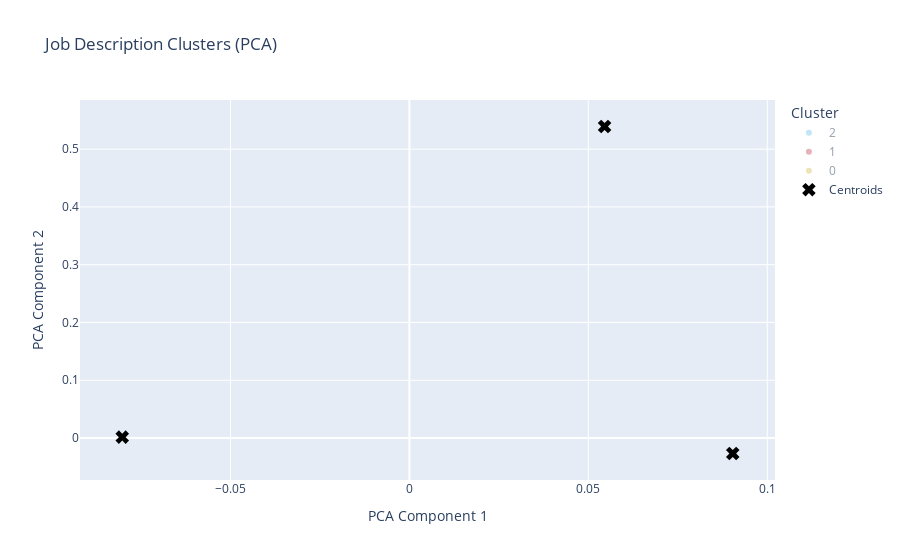

The code cell stored with this chart in its notebook:
### Markdown cell above
## Analyze and Visualize Clusters

### Code cell
import plotly.graph_objects as go 

# Visualize clusters using PCA
pca = PCA(n_components=2)
principal_components = pca.fit_transform(X.toarray())

# Create a DataFrame with the PCA results and cluster labels
pca_df = pd.DataFrame(principal_components, columns=['PCA1', 'PCA2'])
pca_df['cluster'] = df['cluster'].astype(str)  # Convert to string for better color handling

# Get the coordinates of the centroids in the PCA space
centroids = kmeans.cluster_centers_
centroids_pca = pca.transform(centroids)

# Create an interactive Plotly scatter plot with centroids
fig = px.scatter(
    pca_df, 
    x='PCA1', 
    y='PCA2', 
    color='cluster', 
    title='Job Description Clusters (PCA)',
    labels={'PCA1': 'PCA Component 1', 'PCA2': 'PCA Component 2'},
    color_discrete_sequence=px.colors.qualitative.Safe  # Using a discrete color scale
)

# Add centroids to the plot
fig.add_trace(go.Scatter(
    x=centroids_pca[:, 0],
    y=centroids_pca[:, 1],
    mode='markers',
    marker=dict(color='black', size=12, symbol='x'),
    name='Centroids'
))

# Update layout for better visualization
fig.update_layout(
    title='Job Description Clusters (PCA)',
    xaxis_title='PCA Component 1',
    yaxis_title='PCA Component 2',
    legend_title='Cluster'
)

fig.show()

# Print cluster centers (top terms per cluster)
order_centroids = kmeans.cluster_centers_.argsort()[:, ::-1]
terms = vectorizer.get_feature_names_out()

for i in range(num_clusters):
    print(f"Cluster {i} top terms:")
    for ind in order_centroids[i, :10]:  # Print top 10 terms per cluster
        print(f' {terms[ind]}')
    print()

### Figure 1 — Plotly figure (JSON) as saved in the notebook; plotly's stock layout.template omitted (floating-point values rounded to 4 significant figures; data arrays with more than 128 entries replaced by an {"elided": "..."} marker saying what was removed)
{"data": [{"hovertemplate": "cluster=2<br>PCA Component 1=%{x}<br>PCA Component 2=%{y}<extra></extra>", "legendgroup": "2", "marker": {"color": "rgb(136, 204, 238)", "symbol": "circle"}, "mode": "markers", "name": "2", "showlegend": true, "type": "scattergl", "visible": "legendonly", "x": {"elided": "2053 float values"}, "xaxis": "x", "y": {"elided": "2053 float values"}, "yaxis": "y"}, {"hovertemplate": "cluster=1<br>PCA Component 1=%{x}<br>PCA Component 2=%{y}<extra></extra>", "legendgroup": "1", "marker": {"color": "rgb(204, 102, 119)", "symbol": "circle"}, "mode": "markers", "name": "1", "showlegend": true, "type": "scattergl", "visible": "legendonly", "x": {"elided": "1774 float values"}, "xaxis": "x", "y": {"elided": "1774 float values"}, "yaxis": "y"}, {"hovertemplate": "cluster=0<br>PCA Component 1=%{x}<br>PCA Component 2=%{y}<extra></extra>", "legendgroup": "0", "marker": {"color": "rgb(221, 204, 119)", "symbol": "circle"}, "mode": "markers", "name": "0", "showlegend": true, "type": "scattergl", "visible": "legendonly", "x": [0.0411, 0.03699, 0.03702, 0.0411, 0.04398, 0.03546, 0.004398, 0.03702, 0.01998, 0.0411, 0.04398, 0.03546, 0.03702, 0.004398, 0.01998, 0.0411, 0.04398, 0.03549, 0.03699, 0.004398, 0.01782, 0.1255, 0.1282, 0.124, 0.1235, 0.1233, 0.1234, 0.1231, 0.0411, 0.04398, 0.03549, 0.03699, 0.004398, 0.01998, 0.1235, 0.1234, 0.1233, 0.1231, 0.1233, 0.1234, 0.1233, 0.0411, 0.04398, 0.03546, 0.03702, 0.004398, 0.01998, 0.1252, 0.0411, 0.004398, 0.04398, 0.03546, 0.03702, 0.01998, 0.02843, 0.04398, 0.03549, 0.0411, 0.03699, 0.0294, 0.01998, 0.004398, 0.0411, 0.04398, 0.03549, 0.004398, 0.03412, 0.03699, 0.01998, 0.02989, 0.1247, 0.1236, 0.1235, 0.1234, 0.1234, 0.0411, 0.04282, 0.03702, 0.004398, 0.03699, 0.01782, 0.1236], "xaxis": "x", "y": [0.8627, 0.8614, 0.8638, 0.8627, 0.8223, 0.8535, 0.4819, 0.8638, 0.3361, 0.8627, 0.8223, 0.8535, 0.8638, 0.4819, 0.3361, 0.8627, 0.8223, 0.856, 0.8614, 0.4819, 0.3267, 0.02086, 0.02096, 0.0211, 0.02119, 0.02089, 0.02101, 0.0208, 0.8627, 0.8223, 0.856, 0.8614, 0.4819, 0.3361, 0.02085, 0.02088, 0.02085, 0.02096, 0.02091, 0.0209, 0.02096, 0.8627, 0.8223, 0.8535, 0.8638, 0.4819, 0.3361, 0.02066, 0.8627, 0.4819, 0.8223, 0.8535, 0.8638, 0.3361, 0.8038, 0.8223, 0.856, 0.8627, 0.8614, 0.8046, 0.3361, 0.4819, 0.8627, 0.8223, 0.856, 0.4819, 0.8054, 0.8614, 0.3361, 0.802, 0.02135, 0.02065, 0.02119, 0.02149, 0.02077, 0.8627, 0.8172, 0.8638, 0.4819, 0.8614, 0.3267, 0.02143], "yaxis": "y"}, {"marker": {"color": "black", "size": 12, "symbol": "x"}, "mode": "markers", "name": "Centroids", "type": "scatter", "visible": true, "x": [0.05454, 0.09036, -0.08026], "y": [0.5392, -0.02674, 0.00157]}], "layout": {"autosize": true, "legend": {"title": {"text": "Cluster"}, "tracegroupgap": 0}, "title": {"text": "Job Description Clusters (PCA)"}, "xaxis": {"anchor": "y", "autorange": true, "domain": [0, 1], "range": [-0.09304, 0.1031], "title": {"text": "PCA Component 1"}, "type": "linear"}, "yaxis": {"anchor": "x", "autorange": true, "domain": [0, 1], "range": [-0.09026, 0.6027], "title": {"text": "PCA Component 2"}, "type": "linear"}}}
